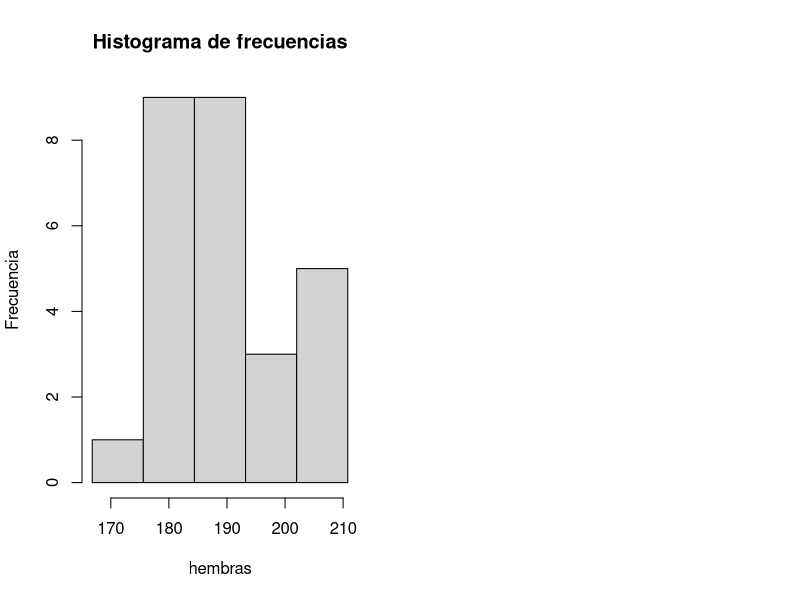

Source code (R):
## ---- chunk 1
knitr::opts_chunk$set(echo = TRUE)
## ---- chunk 2
summary(cars)
## ---- chunk 3
hembras<-c(183.2,184.1,183.0,204.3,176.5,179.0,188.3,186.8,202.2,182.5,190.0,
           178.1,193.2,180.4,184.3,189.2,189.1,203.1,166.8,196.3,193.3,187.3,
           185.8,189.3,195.5,202.4,210.8)

machos<-c(140.9,121.7,173.8,154.5,109.2,150.7,203.3,163.0,137.7,173.9,177.4,
          154.8,177.5,153.4,138.7,136.7,165.3,126.7,118.9,140.0,192.7,134.4,
          175.0,169.8,153.9,176.7,150.0)

ancho_barras <- 8.8

nbarrash <- seq(min(hembras),
               max(hembras), by = ancho_barras)

nbarrasm <- seq(min(machos),
               max(machos), by = ancho_barras)
par(mfrow = c(1,2))

hist(hembras, breaks = nbarrash, main = "Histograma de frecuencias", 
     ylab = "Frecuencia")


